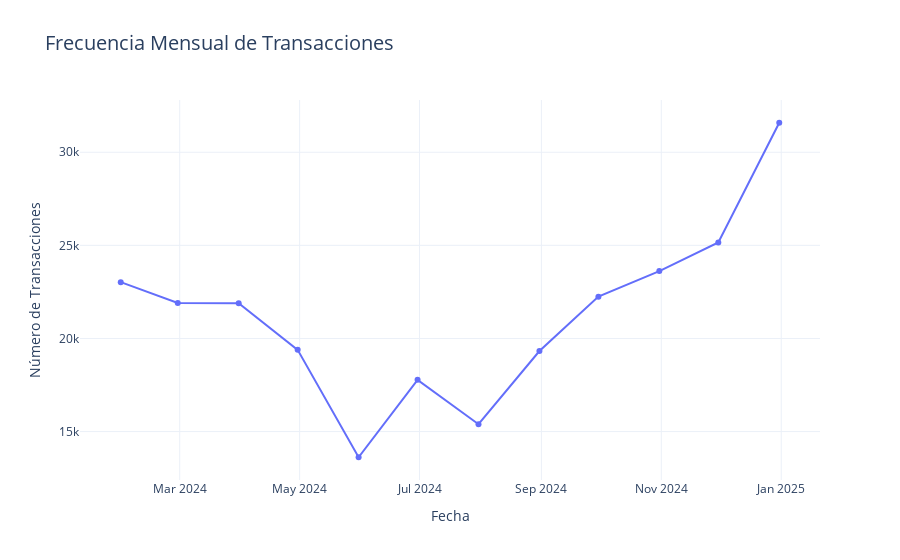

This figure's notebook cell:
### Code cell
import plotly.express as px
import pandas as pd

transacciones_mensuales = (
    df
    .set_index('purchase_date')
    .resample('ME')['order_id']
    .count()
    .reset_index()
    .rename(columns={'order_id': 'transacciones'})
)

fig = px.line(
    transacciones_mensuales,
    x='purchase_date',
    y='transacciones',
    title=' Frecuencia Mensual de Transacciones',
    labels={'purchase_date': 'Fecha', 'transacciones': 'Número de Transacciones'},
    markers=True
)

fig.update_layout(
    title_font_size=20,
    xaxis_title_font_size=14,
    yaxis_title_font_size=14,
    template='plotly_white'
)

fig.show()

### Figure 1 — Plotly figure (JSON) as saved in the notebook; plotly's stock layout.template omitted (floating-point values rounded to 4 significant figures)
{"data": [{"hovertemplate": "Fecha=%{x}<br>Número de Transacciones=%{y}<extra></extra>", "legendgroup": "", "line": {"color": "#636efa", "dash": "solid"}, "marker": {"symbol": "circle"}, "mode": "lines+markers", "name": "", "orientation": "v", "showlegend": false, "type": "scatter", "x": ["2024-01-31T00:00:00.000000000", "2024-02-29T00:00:00.000000000", "2024-03-31T00:00:00.000000000", "2024-04-30T00:00:00.000000000", "2024-05-31T00:00:00.000000000", "2024-06-30T00:00:00.000000000", "2024-07-31T00:00:00.000000000", "2024-08-31T00:00:00.000000000", "2024-09-30T00:00:00.000000000", "2024-10-31T00:00:00.000000000", "2024-11-30T00:00:00.000000000", "2024-12-31T00:00:00.000000000"], "xaxis": "x", "y": [23023, 21906, 21887, 19389, 13621, 17778, 15396, 19326, 22247, 23619, 25159, 31585], "yaxis": "y"}], "layout": {"legend": {"tracegroupgap": 0}, "title": {"font": {"size": 20}, "text": " Frecuencia Mensual de Transacciones"}, "xaxis": {"anchor": "y", "domain": [0, 1], "title": {"font": {"size": 14}, "text": "Fecha"}}, "yaxis": {"anchor": "x", "domain": [0, 1], "title": {"font": {"size": 14}, "text": "Número de Transacciones"}}}}
